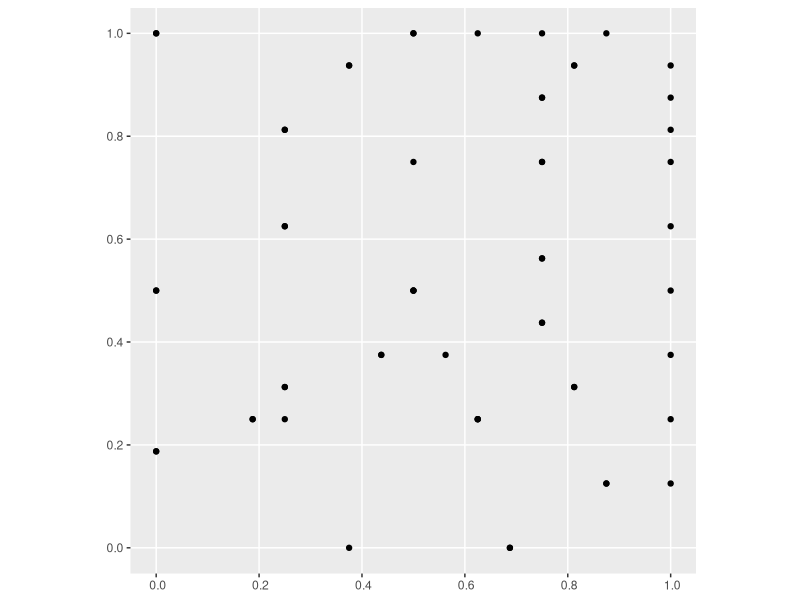
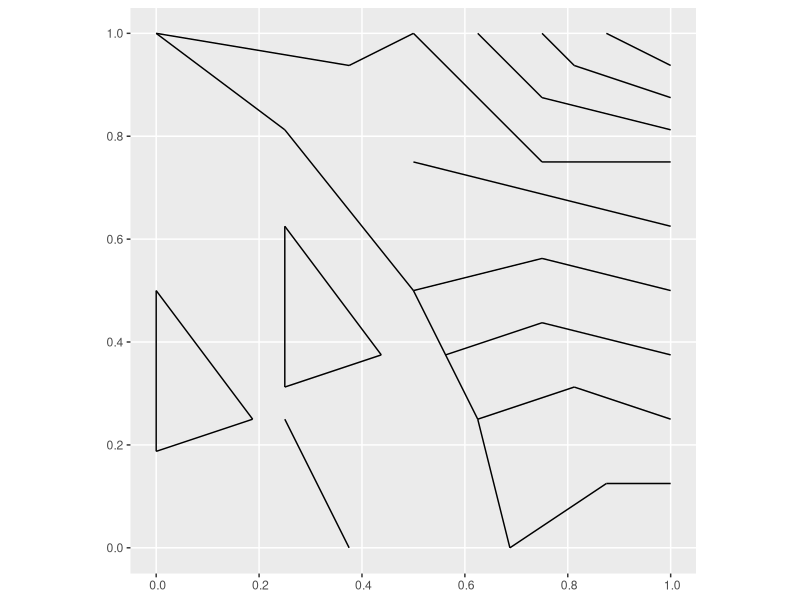
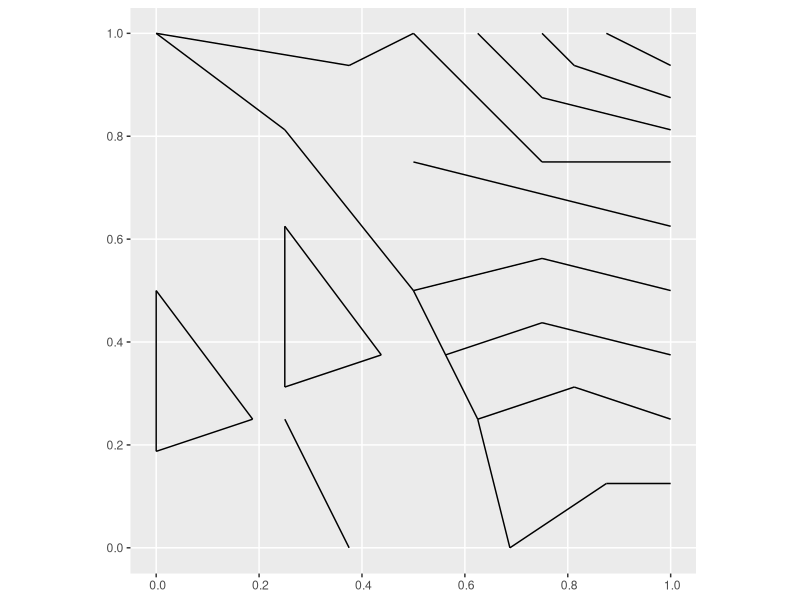
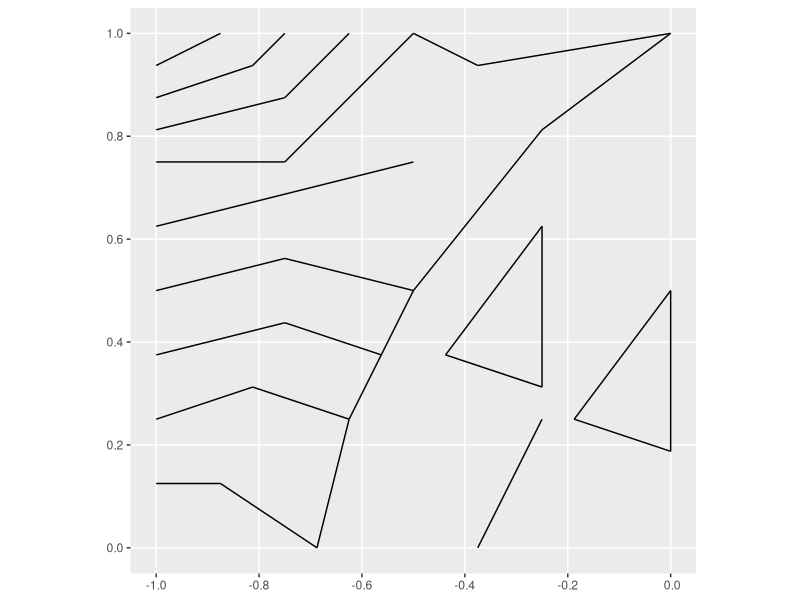
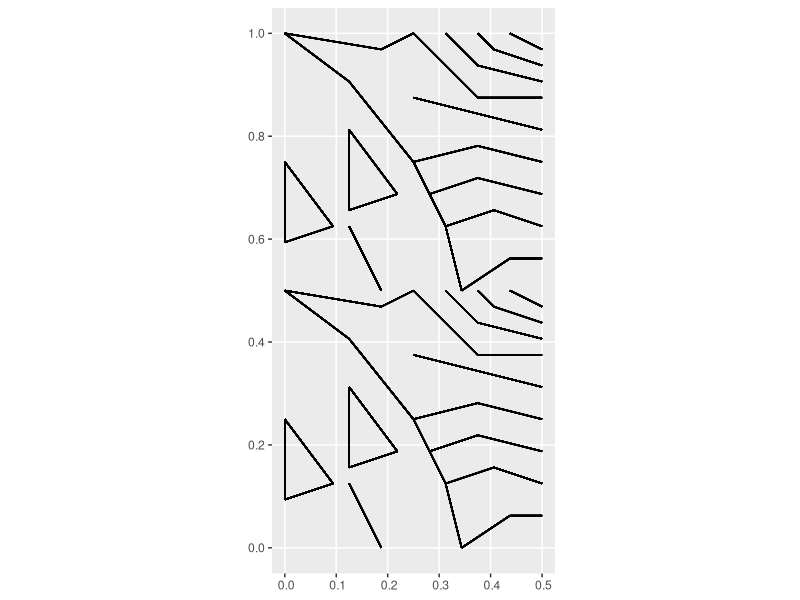

Recreate these plots in R, in order. (Note: this script raises an error after producing the figures.)
# tidy functional geometry

library(sf)
library(tidyverse)

fish_p <-
  tibble::tibble(
    x = c(4,6,0,3,3,0,0,0,4,7,7,4,4,4,11,10,10,8,8,4,4,0,11,14,14,16,10,13,13,16,9,12,12,16,8,12,12,16,8,16,0,6,6,8,8,12,12,16,10,12,12,16,12,13,13,16,14,16)/16,
    y = c(4,0,3,4,4,8,8,3,5,6,6,10,10,5,0,4,4,8,8,13,13,16,0,2,2,2,4,5,5,4,6,7,7,6,8,9,9,8,12,10,16,15,15,16,16,12,12,12,16,14,14,13,16,15,15,14,16,15)/16,
    id = rep(1:29, each = 2)
  )

fish_p_sf <- sf::st_as_sf(fish_p, coords = c("x", "y"))

ggplot(fish_p_sf) +
  geom_sf()

fish_p_lines_sf <- fish_p_sf %>%
  group_by(id) %>%
  summarize() %>%
  sf::st_cast("LINESTRING")

fish_p <- st_geometry(fish_p_lines_sf)

fish_p %>%
  ggplot() +
    geom_sf()

# rot ---------------------------------------------------------------------

rot_a <- function(a) matrix(c(cos(a), sin(a), -sin(a), cos(a)), 2, 2)
rot <- function(p, a = pi/2) p * rot_a(a)

fish_p %>%
  rot() %>%
  rot() %>%
  rot() %>%
  rot() %>%
  ggplot() +
    geom_sf()

# flip --------------------------------------------------------------------

flip <- function(p) p * matrix(c(-1, 0, 0, 1), 2, 2)

fish_p %>%
  flip() %>%
  ggplot() +
    geom_sf()

# above -------------------------------------------------------------------

above <- function(p, q) st_union(p*0.5, q*0.5 + c(0, 0.5))

above(fish_p, fish_p)  %>%
  ggplot() +
  geom_sf()

# beside ------------------------------------------------------------------

beside <- function(p, q) st_union(p*0.5, q*0.5 + c(0.5, 0))

fish_p %>%
  beside(fish_p) %>%
  ggplot() +
  geom_sf()


# quartet -----------------------------------------------------------------

quartet <- function(p, q, r, s) {
  return(above(beside(p, q), beside(r, s)))
}

quartet(fish_p, fish_p, fish_p, fish_p) %>%
  ggplot() +
  geom_sf()
